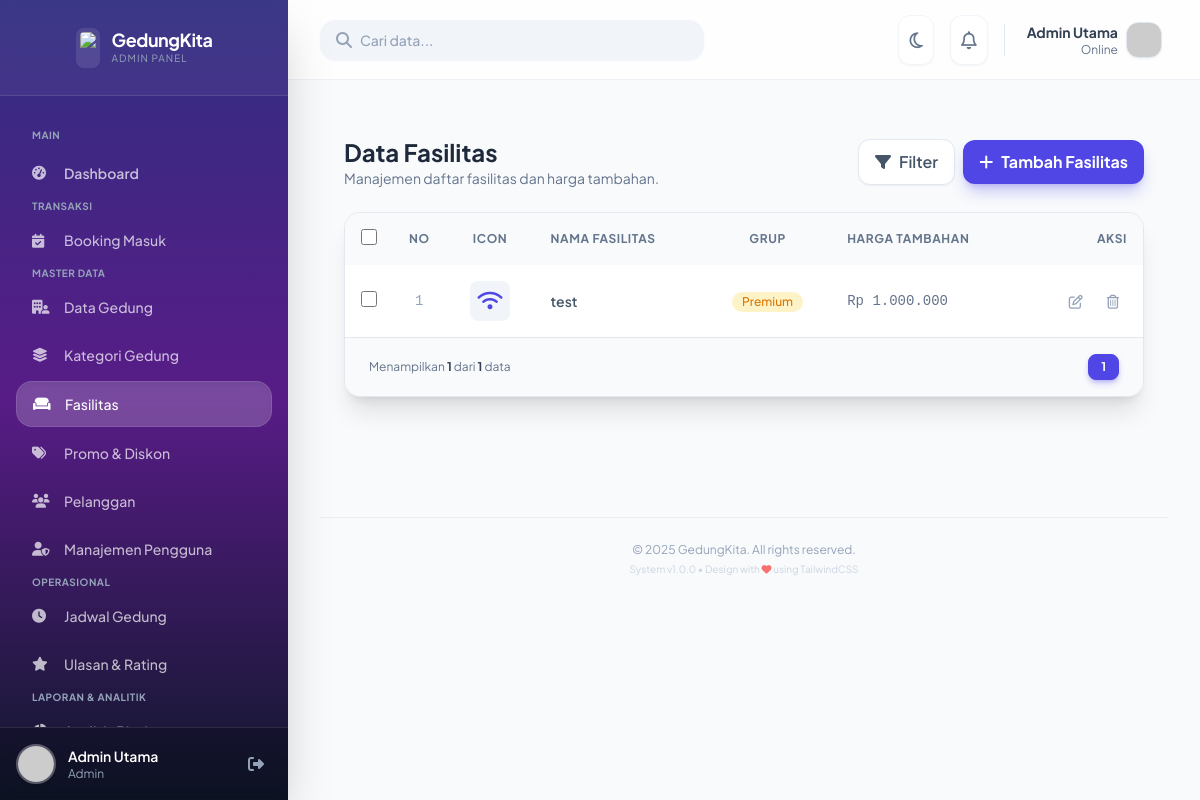
The app's page /admin/data/fasilitas/index.php (signed in) with its own data.
### tables this page shows
CREATE TABLE `fasilitas` (
  `id` int(11) NOT NULL,
  `nama` varchar(100) NOT NULL,
  `icon` varchar(100) DEFAULT NULL,
  `grup` enum('basic','pro','premium') DEFAULT 'basic',
  `harga_tambahan` decimal(10,2) DEFAULT '0.00',
  `is_active` tinyint(1) DEFAULT '1',
  `urutan` int(11) DEFAULT '0',
  `created_at` timestamp NULL DEFAULT CURRENT_TIMESTAMP,
  `created_by` bigint(20) UNSIGNED DEFAULT NULL,
  `updated_at` timestamp NULL DEFAULT CURRENT_TIMESTAMP ON UPDATE CURRENT_TIMESTAMP,
  `deleted_at` timestamp NULL DEFAULT NULL
);

### config/database.php (called while the page is built, shortened)
<?php
class AutoLogPDO extends PDO {
    #[\ReturnTypeWillChange]
    public function prepare($query, $options = []) {
        return new AutoLogStatement(parent::prepare($query, $options), $query, $this);
    }
}
class AutoLogStatement {
    private $stmt;
    public function __construct($stmt, $queryString, $pdo) {
        $this->stmt = $stmt;
    }
    public function __call($method, $args) {
        return call_user_func_array([$this->stmt, $method], $args);
    }
    #[\ReturnTypeWillChange]
    public function execute($params = null) {
        try {
            $result = $this->stmt->execute($params);
        } catch (Exception $e) {
            throw $e;
        }
        return $result;
    }
}
?>

### admin/data/fasilitas/index.php (the view, shortened to what this page needs)
<?php
require_once __DIR__ . '/../../../config/database.php';
$conn = getDB();
function formatRupiah($angka){
    return "Rp " . number_format($angka, 0, ',', '.');
}
function grupBadge($grup) {
    $colors = [
        'basic' => 'bg-slate-100 text-slate-600 dark:bg-slate-700 dark:text-slate-300',
        'pro' => 'bg-blue-100 text-blue-600 dark:bg-blue-900/30 dark:text-blue-400',
        'premium' => 'bg-amber-100 text-amber-600 dark:bg-amber-900/30 dark:text-amber-400',
    ];
    return $colors[$grup] ?? 'bg-gray-100 text-gray-600';
}
$page = isset($_GET['page']) ? (int)$_GET['page'] : 1;
$limit = 10;
$offset = ($page - 1) * $limit;
$show_deleted = isset($_GET['show_deleted']) && $_GET['show_deleted'] == '1';
$where_clauses = [];
$params = [];
if (!$show_deleted) {
    $where_clauses[] = "deleted_at IS NULL";
}
$where_sql = count($where_clauses) > 0 ? "WHERE " . implode(" AND ", $where_clauses) : "";
$count_query = "SELECT COUNT(*) FROM fasilitas $where_sql";
$stmt = $conn->prepare($count_query);
$stmt->execute($params);
$total_rows = $stmt->fetchColumn();
$total_pages = ceil($total_rows / $limit);
$query = "SELECT * FROM fasilitas $where_sql ORDER BY created_at DESC LIMIT $limit OFFSET $offset";
$stmt = $conn->prepare($query);
$stmt->execute($params);
$fasilitas = $stmt->fetchAll(PDO::FETCH_ASSOC);
$query_params = $_GET;
unset($query_params['page']);
$base_url = '?' . http_build_query($query_params);
$pagination_url = empty($query_params) ? '?page=' : $base_url . '&page=';
require_once __DIR__ . '/../../../includes/admin/header_admin.php';
?>
<div x-data="fasilitasManager()" x-init="initData()" class="p-6 max-w-[1600px] mx-auto pb-24 relative">
    <div class="flex flex-col md:flex-row justify-between items-start md:items-center gap-4 mb-6">
        <div>
            <h1 class="text-2xl font-bold text-slate-800 dark:text-white">Data Fasilitas</h1>
            <p class="text-sm text-slate-500 dark:text-slate-400">Manajemen daftar fasilitas dan harga tambahan.</p>
        </div>
        <div class="flex items-center gap-2">
            <button @click="showFilter = !showFilter"
                    :class="showFilter ? 'bg-indigo-100 text-primary ring-2 ring-primary/20' : 'bg-white dark:bg-slate-800 text-slate-600 dark:text-slate-300'"
                    class="flex items-center gap-2 px-4 py-2.5 rounded-xl border border-slate-200 dark:border-slate-700 shadow-sm font-semibold transition-all hover:bg-slate-50 dark:hover:bg-slate-700">
                <i class="fa-solid fa-filter"></i>
                <span>Filter</span>
            </button>
            <button @click="openModal('create')" class="flex items-center gap-2 px-4 py-2.5 rounded-xl bg-primary text-white font-bold shadow-lg shadow-primary/30 hover:bg-primary/90 transition-all">
                <i class="fa-solid fa-plus"></i>
                <span class="hidden sm:inline">Tambah Fasilitas</span>
            </button>
        </div>
    </div>
    <div class="bg-white dark:bg-slate-800 rounded-2xl shadow-xl border border-slate-200 dark:border-slate-700 overflow-hidden">
        <div class="overflow-x-auto">
            <table class="w-full text-left border-collapse">
                <thead class="bg-slate-50 dark:bg-slate-700/50 text-xs uppercase text-slate-500 dark:text-slate-400 font-bold tracking-wider">
                    <tr>
                        <th class="p-4 w-10 text-center">
                            <input type="checkbox"
                                   @click="toggleAll"
                                   :checked="allSelected"
                                   :disabled="selectionMode !== null && selectionMode !== getCurrentPageMode()"
                                   class="rounded border-slate-300 text-primary focus:ring-primary h-4 w-4 disabled:opacity-50 disabled:cursor-not-allowed">
                        </th>
                        <th class="p-4 w-12 text-center">No</th>
                        <th class="p-4 text-center">Icon</th>
                        <th class="p-4">Nama Fasilitas</th>
                        <th class="p-4 text-center">Grup</th>
                        <th class="p-4">Harga Tambahan</th>
                        <th class="p-4 text-right">Aksi</th>
                    </tr>
                </thead>
                <tbody class="divide-y divide-slate-100 dark:divide-slate-700 text-sm">
                    <?php if (count($fasilitas) > 0): ?>
                        <?php foreach($fasilitas as $index => $row): ?>
                        <?php
                            $is_deleted = !empty($row['deleted_at']);
                            $row_type = $is_deleted ? 'deleted' : 'active';
                        ?>
                        <tr class="transition-colors hover:bg-slate-50 dark:hover:bg-slate-700/30 group
                                   <?= $is_deleted ? 'bg-red-50/60 dark:bg-red-900/10 text-red-700 dark:text-red-300' : 'text-slate-600 dark:text-slate-300' ?>">
                            <td class="p-4 text-center">
                                <input type="checkbox"
                                       value="<?= $row['id'] ?>"
                                       data-status="<?= $row_type ?>"
                                       x-model="selectedItems"
                                       @change="updateSelectionState()"
                                       :disabled="selectionMode !== null && selectionMode !== '<?= $row_type ?>'"
                                       class="rounded border-slate-300 text-primary focus:ring-primary h-4 w-4 disabled:opacity-40 disabled:bg-slate-200 disabled:cursor-not-allowed">
                            </td>
                            <td class="p-4 text-center font-mono text-slate-400"><?= $offset + $index + 1 ?></td>
                            <td class="p-4 text-center">
                                <?php if($row['icon']): ?>
                                    <div class="w-10 h-10 mx-auto rounded-lg bg-slate-100 dark:bg-slate-700 flex items-center justify-center text-primary text-xl">
                                        <i class="<?= htmlspecialchars($row['icon']) ?>"></i>
                                    </div>
                                <?php else: ?>
                                    <span class="text-slate-300">-</span>
                                <?php endif; ?>
                            </td>
                            <td class="p-4 font-semibold">
                                <div class="truncate max-w-[200px]" title="<?= htmlspecialchars($row['nama']) ?>">
                                    <?= htmlspecialchars($row['nama']) ?>
                                </div>
                            </td>
                            <td class="p-4 text-center">
                                <span class="inline-flex items-center px-2.5 py-0.5 rounded-full text-xs font-medium <?= grupBadge($row['grup']) ?>">
                                    <?= ucfirst($row['grup']) ?>
                                </span>
                            </td>
                            <td class="p-4 font-mono text-slate-500 dark:text-slate-400">
                                <?= formatRupiah($row['harga_tambahan']) ?>
                            </td>
                            <td class="p-4 text-right">
                                <div class="flex justify-end items-center gap-2">
                                    <?php if(!$is_deleted): ?>
                                        <button @click='openModal("update", <?= json_encode($row) ?>)'
                                                class="p-2 rounded-lg text-slate-400 hover:text-primary hover:bg-indigo-50 dark:hover:bg-slate-700 transition-all" title="Edit">
                                            <i class="fa-regular fa-pen-to-square"></i>
                                        </button>
                                        <button @click="confirmDelete(<?= $row['id'] ?>)"
                                                class="p-2 rounded-lg text-slate-400 hover:text-red-500 hover:bg-red-50 dark:hover:bg-slate-700 transition-all" title="Hapus">
                                            <i class="fa-regular fa-trash-can"></i>
                                        </button>
                                    <?php endif; ?>
                                </div>
                            </td>
                        </tr>
                        <?php endforeach; ?>
                    <?php endif; ?>
                </tbody>
            </table>
        </div>
        <div class="px-6 py-4 border-t border-slate-200 dark:border-slate-700 bg-slate-50 dark:bg-slate-800/50 flex flex-col md:flex-row items-center justify-between gap-4">
            <span class="text-xs text-slate-500 dark:text-slate-400">
                Menampilkan <span class="font-bold text-slate-700 dark:text-slate-200"><?= count($fasilitas) ?></span> dari <span class="font-bold text-slate-700 dark:text-slate-200"><?= $total_rows ?></span> data
            </span>
            <div class="flex items-center gap-1">
                <?php for ($p = 1; $p <= $total_pages; $p++): ?>
                    <?php if ($p == $page || $p == 1 || $p == $total_pages || ($p >= $page - 1 && $p <= $page + 1)): ?>
                        <a href="<?= $pagination_url . $p ?>" data-spa
                           class="px-3 py-1 rounded-lg border text-xs font-bold transition-colors <?= $p == $page ? 'bg-primary border-primary text-white shadow-md shadow-primary/30' : 'border-slate-200 bg-white hover:bg-slate-50 text-slate-600' ?>">
                            <?= $p ?>
                        </a>
                    <?php elseif ($p == 2 || $p == $total_pages - 1): ?>
                        <span class="text-slate-400 px-1">...</span>
                    <?php endif; ?>
                <?php endfor; ?>
            </div>
        </div>
    </div>
</div>
<?php
require_once __DIR__ . '/../../../includes/admin/footer_admin.php';
?>

### records on screen
fasilitas: index "1", nama "test", grup "Premium", harga_tambahan "Rp 1.000.000"

### other values on screen
$settings['nama_website'] "GedungKita"
$userName "Admin Utama"
$userRole "Admin"
count($fasilitas) "1"
$total_rows "1"
$settings['footer_copyright'] "© 2025 GedungKita. All rights reserved."
